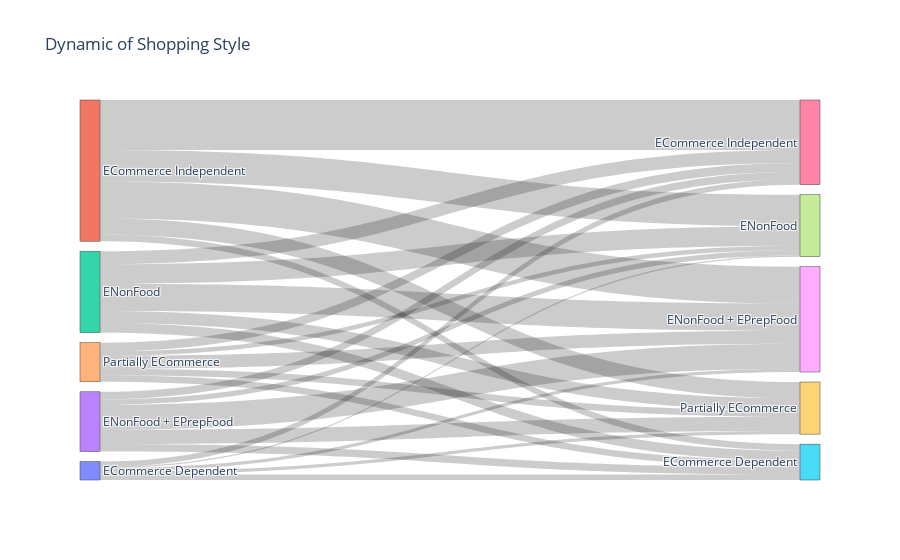

Notebook code for this chart:
### Code cell
import plotly.graph_objects as go

df = pd.DataFrame({'Past style': past_label1, 
              'May style': sacog_demo.labels5})

fig = go.Figure(data = [go.Sankey(
                        node = dict(
                        pad = 10,
                        thickness = 20,
                        label = ['ECommerce Dependent', 'ECommerce Independent', 'ENonFood', 'ENonFood + EPrepFood', 'Partially ECommerce',
                                 'ECommerce Dependent', 'ECommerce Independent', 'ENonFood', 'ENonFood + EPrepFood','Partially ECommerce']
                                 
                        ),
                        link = dict(
                            source = [0]*5 + [1]*5 + [2]*5 + [3]*5 + [4]*5,
                            target = [5,6,7,8,9]*6,
                            value = list(df.groupby('Past style')['May style'].value_counts().sort_index())
                        ))]
               )

fig.update_layout(title_text = 'Dynamic of Shopping Style')
fig.show()

### Figure 1 — Plotly figure (JSON) as saved in the notebook; plotly's stock layout.template omitted (floating-point values rounded to 4 significant figures)
{"data": [{"link": {"source": [0, 0, 0, 0, 0, 1, 1, 1, 1, 1, 2, 2, 2, 2, 2, 3, 3, 3, 3, 3, 4, 4, 4, 4, 4], "target": [5, 6, 7, 8, 9, 5, 6, 7, 8, 9, 5, 6, 7, 8, 9, 5, 6, 7, 8, 9, 5, 6, 7, 8, 9, 5, 6, 7, 8, 9], "value": [5, 5, 1, 3, 3, 6, 46, 29, 34, 15, 9, 12, 18, 25, 11, 7, 7, 5, 23, 13, 6, 8, 4, 12, 6]}, "node": {"label": ["ECommerce Dependent", "ECommerce Independent", "ENonFood", "ENonFood + EPrepFood", "Partially ECommerce", "ECommerce Dependent", "ECommerce Independent", "ENonFood", "ENonFood + EPrepFood", "Partially ECommerce"], "pad": 10, "thickness": 20}, "type": "sankey"}], "layout": {"title": {"text": "Dynamic of Shopping Style"}}}
